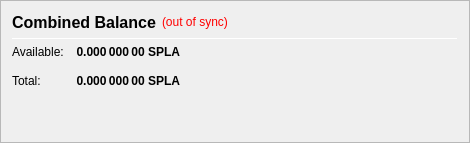
                   <widget class="QFrame" name="frame_CombinedBalances">
                    <property name="minimumSize">
                     <size>
                      <width>470</width>
                      <height>0</height>
                     </size>
                    </property>
                    <property name="frameShape">
                     <enum>QFrame::StyledPanel</enum>
                    </property>
                    <property name="frameShadow">
                     <enum>QFrame::Raised</enum>
                    </property>
                    <layout class="QVBoxLayout" name="verticalLayout_5">
                     <item>
                      <layout class="QHBoxLayout" name="horizontalLayout_5" stretch="0,0,0">
                       <item>
                        <widget class="QLabel" name="label_5z">
                         <property name="minimumSize">
                          <size>
                           <width>0</width>
                           <height>20</height>
                          </size>
                         </property>
                         <property name="font">
                          <font>
                           <pointsize>12</pointsize>
                           <weight>75</weight>
                           <bold>true</bold>
                          </font>
                         </property>
                         <property name="toolTip">
                          <string>Combined Balance (including unconfirmed and immature coins)</string>
                         </property>
                         <property name="text">
                          <string>Combined Balance</string>
                         </property>
                        </widget>
                       </item>
                       <item>
                        <widget class="QLabel" name="labelWalletStatus">
                         <property name="cursor">
                          <cursorShape>WhatsThisCursor</cursorShape>
                         </property>
                         <property name="toolTip">
                          <string>The displayed information may be out of date. Your wallet automatically synchronizes with the SPLASHFARMS network after a connection is established, but this process has not completed yet.</string>
                         </property>
                         <property name="styleSheet">
                          <string notr="true">QLabel { color: red; }</string>
                         </property>
                         <property name="text">
                          <string notr="true">(out of sync)</string>
                         </property>
                         <property name="alignment">
                          <set>Qt::AlignLeading|Qt::AlignLeft|Qt::AlignVCenter</set>
                         </property>
                        </widget>
                       </item>
                       <item>
                        <spacer name="horizontalSpacer_1">
                         <property name="orientation">
                          <enum>Qt::Horizontal</enum>
                         </property>
                         <property name="sizeHint" stdset="0">
                          <size>
                           <width>40</width>
                           <height>20</height>
                          </size>
                         </property>
                        </spacer>
                       </item>
                      </layout>
                     </item>
                     <item>
                      <widget class="Line" name="line_CombinedBalance">
                       <property name="minimumSize">
                        <size>
                         <width>0</width>
                         <height>1</height>
                        </size>
                       </property>
                       <property name="maximumSize">
                        <size>
                         <width>16777215</width>
                         <height>1</height>
                        </size>
                       </property>
                       <property name="orientation">
                        <enum>Qt::Horizontal</enum>
                       </property>
                      </widget>
                     </item>
                     <item>
                      <layout class="QGridLayout" name="gridLayout_3">
                       <property name="spacing">
                        <number>12</number>
                       </property>
                       <item row="1" column="0">
                        <widget class="QLabel" name="labelBalanceTextz">
                         <property name="text">
                          <string>Available:</string>
                         </property>
                        </widget>
                       </item>
                       <item row="1" column="1">
                        <widget class="QLabel" name="labelBalancez">
                         <property name="font">
                          <font>
                           <weight>75</weight>
                           <bold>true</bold>
                          </font>
                         </property>
                         <property name="cursor">
                          <cursorShape>IBeamCursor</cursorShape>
                         </property>
                         <property name="toolTip">
                          <string>Your current spendable balance</string>
                         </property>
                         <property name="text">
                          <string notr="true">0.000 000 00 SPLA</string>
                         </property>
                         <property name="alignment">
                          <set>Qt::AlignRight|Qt::AlignTrailing|Qt::AlignVCenter</set>
                         </property>
                         <property name="textInteractionFlags">
                          <set>Qt::LinksAccessibleByMouse|Qt::TextSelectableByKeyboard|Qt::TextSelectableByMouse</set>
                         </property>
                        </widget>
                       </item>
                       <item row="2" column="0">
                        <widget class="QLabel" name="labelTotalTextz">
                         <property name="text">
                          <string>Total:</string>
                         </property>
                        </widget>
                       </item>
                       <item row="2" column="1">
                        <widget class="QLabel" name="labelTotalz">
                         <property name="font">
                          <font>
                           <weight>75</weight>
                           <bold>true</bold>
                          </font>
                         </property>
                         <property name="cursor">
                          <cursorShape>IBeamCursor</cursorShape>
                         </property>
                         <property name="toolTip">
                          <string>Total Balance, including all unavailable coins.</string>
                         </property>
                         <property name="text">
                          <string notr="true">0.000 000 00 SPLA</string>
                         </property>
                         <property name="alignment">
                          <set>Qt::AlignRight|Qt::AlignTrailing|Qt::AlignVCenter</set>
                         </property>
                         <property name="textInteractionFlags">
                          <set>Qt::LinksAccessibleByMouse|Qt::TextSelectableByKeyboard|Qt::TextSelectableByMouse</set>
                         </property>
                        </widget>
                       </item>
                       <item row="2" column="3">
                        <spacer name="horizontalSpacer_2">
                         <property name="orientation">
                          <enum>Qt::Horizontal</enum>
                         </property>
                         <property name="sizeHint" stdset="0">
                          <size>
                           <width>40</width>
                           <height>20</height>
                          </size>
                         </property>
                        </spacer>
                       </item>
                      </layout>
                     </item>
                     <item>
                      <spacer name="verticalSpacer_1">
                       <property name="orientation">
                        <enum>Qt::Vertical</enum>
                       </property>
                       <property name="sizeHint" stdset="0">
                        <size>
                         <width>20</width>
                         <height>40</height>
                        </size>
                       </property>
                      </spacer>
                     </item>
                    </layout>
                   </widget>
